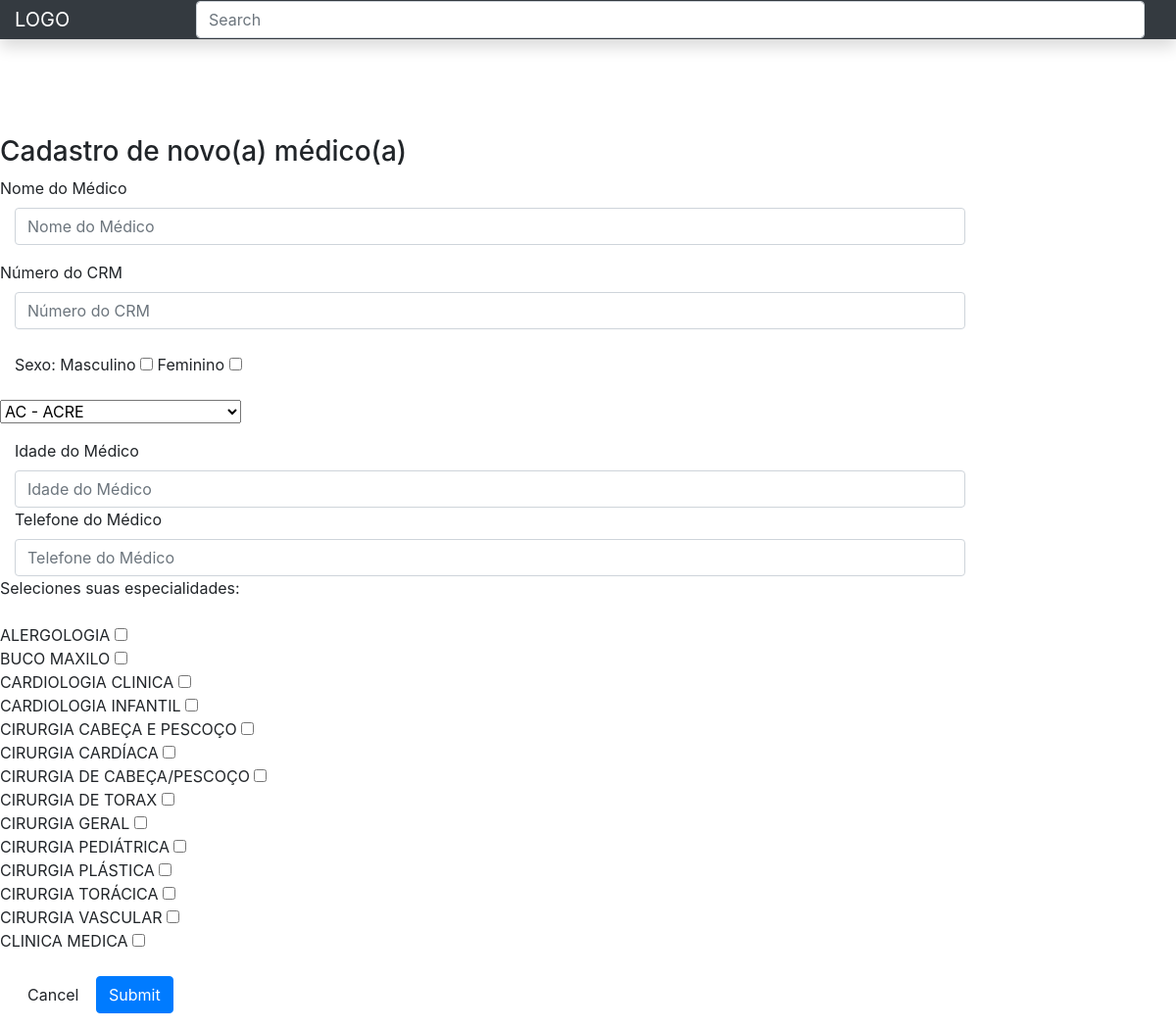
The page /index.php/welcome/create on the database its author committed.
### tables this page shows
CREATE TABLE IF NOT EXISTS `doc_especialidades` (
  `id` int(10) UNSIGNED NOT NULL AUTO_INCREMENT,
  `doc_users_id` int(11) NOT NULL,
  `especialidades` varchar(255) NOT NULL,
  `created_at` timestamp NULL DEFAULT NULL,
  `updated_at` timestamp NULL DEFAULT NULL,
  PRIMARY KEY (`id`),
  KEY `doc_users_id` (`doc_users_id`)
);

### application/controllers/Welcome.php (called while the page is built, shortened)
<?php
class Welcome extends CI_Controller {
	public function create()
	{
		$this->load->model('Doc_info');
		$doc_users_especialidade = $this->Doc_info->getEspecialidades();
		$doc_users_estados = $this->Doc_info->getEstados();
		$doc_users_cidades = $this->Doc_info->getCidades();
		$this->load->view('doc-form-newuser',['doc_users_especialidade' => $doc_users_especialidade,
											  'doc_users_estados' => $doc_users_estados,
											  'doc_users_cidades' => $doc_users_cidades,] );
	}
}

### index.php (called while the page is built, shortened)
<?php
require_once BASEPATH.'core/CodeIgniter.php';

### application/models/Doc_info.php (called while the page is built, shortened)
<?php
class Doc_info extends CI_Model{
    public function getEspecialidades(){
        $pegar_especialidades = $this->db->get('doc_especialidades');
            return $pegar_especialidades->result();
    }
    public function getEstados(){
        $doc_estados = array(
			'1' => 'AC - ACRE',
			'2' => 'AL - ALAGOAS',
			'3' => 'AP - AMAPÁ',
			'4' => 'AM - AMAZONAS',
			'5' => 'BA - BAHIA',
			'6' => 'CE - CEARÁ',
			'7' => 'DF - DISTRITO FEDERAL',
			'8' => 'ES - ESPÍRITO SANTO',
			'9' => 'RR - RORAIMA',
			'10' => 'GO - GOIÁS',
			'11' => 'MA - MARANHÃO',
			'12' => 'MT - MATO GROSSO',
			'13' => 'MS - MATO GROSSO DO SUL',
			'14' => 'MG - MINAS GERAIS',
			'15' => 'PA - PARÁ',
			'16' => 'PB - PARAÍBA',
			'17' => 'PR - PARANÁ',
			'18' => 'PE - PERNAMBUCO',
			'19' => 'PI - PIAUÍ',
			'20' => 'RJ - RIO DE JANEIRO',
			'21' => 'RN - RIO GRANDE DO NORTE',
			'22' => 'RS - RIO GRANDE DO SUL',
			'23' => 'RO - RONDÔNIA',
			'24' => 'TO - TOCANTINS',
			'25' => 'SC - SANTA CATARINA',
			'26' => 'SP - SÃO PAULO',
			'27' => 'SE - SERGIPE'
			);;
			return $doc_estados;
		}
    }
?>

### application/views/doc-form-newuser.php (the view, shortened to what this page needs)
<!DOCTYPE html>
<html lang="en">
<head>
    <link rel="stylesheet" href="<?php echo base_url('assets/bootstrap/css/bootstrap.min.css'); ?>">
    <link rel="stylesheet" href="<?php echo base_url('assets/css/nav-bar.css'); ?>">
</head>
<body>
    <br>
    <br>
    <br>
    <br>
    <h3>Cadastro de novo(a) médico(a) </h3>
    <?php echo form_open('Welcome/validarDados', ['action' => '' ,'method'=>'POST','class' => 'form-horizontal']); ?>
  <fieldset>
    <div class="form-group">
      <?php echo form_label('Nome do Médico', 'doc_nome', $attributes = array()); ?>
      <div class="col-lg-10">
        <?php echo form_input(['name'=>'doc_nome', 'placeholder' => 'Nome do Médico', 'class' => 'form-control']); ?>
    </div>
    </div>
    <div class="form-group">
      <?php echo form_label('Número do CRM', 'doc_crm', $attributes = array()); ?>
      <div class="col-lg-10">
       <?php echo form_input(['name'=>'doc_crm', 'placeholder' => 'Número do CRM', 'class' => 'form-control']); ?>
        <br>
        <div class="checkbox">
          <label>Sexo:
           Masculino <?php echo form_checkbox("doc_sexo", "Mascúlino", set_checkbox('doc_sexo', 'Masculíno')); ?>
           Feminino <?php echo form_checkbox("doc_sexo", "Feminíno", set_checkbox('doc_sexo', 'Feminíno')); ?>
         </label>
        </div>
      </div>
    </div>
    <div class="form-group">
    <select name="estados" id="estados" class="selectpicker" data-live-search="true">
    <?php if(count($doc_users_estados)): ?>
    <?php foreach ($doc_users_estados as  $doc_estado): ?>
  <option data-tokens="<?php echo $doc_estado?>"><?php echo $doc_estado ?></option>
    <?php endforeach; ?>
      <?php endif; ?>
      </select>
      </div>
    <div class="form-group">
      <label for="inputDocIdade" class="col-lg-2 control-label">Idade do Médico</label>
      <div class="col-lg-10">
        <?php echo form_input(['name'=>'doc_idade', 'placeholder' => 'Idade do Médico', 'class' => 'form-control']); ?>
      </div>
      <div class="form-group">
      <label for="inputDocTelefone" class="col-lg-2 control-label">Telefone do Médico</label>
      <div class="col-lg-10">
        <?php echo form_input(['name'=>'doc_telefone', 'placeholder' => 'Telefone do Médico', 'class' => 'form-control']); ?>
      </div>
      <div class="checkbox">
          <label>Seleciones suas especialidades:
            <br>
          <?php if(count($doc_users_especialidade )): ?>
          <?php foreach($doc_users_especialidade as $doc_user_especialidades): ?>
          <br><?php echo $doc_user_especialidades->especialidades ?>
          <?php echo form_checkbox("doc_especialidades[]", $doc_user_especialidades->especialidades); ?>
           <?php endforeach; ?>
          <?php else: ?>
          <?php endif; ?>
         </label>
        </div>
      </div>
    </div>
    <div class="form-group">
      <div class="col-lg-10 col-lg-offset-2">
        <button type="reset" class="btn btn-default"name="reset">Cancel</button>
        <?php echo form_submit('submit', 'Submit', array('class' => 'btn btn-primary', 'id' => 'submit')); ?>
      </div>
    </div>
  </fieldset>
<?php echo form_close(); ?>
</body>
</html>

### rows shown on the page
doc_especialidades: especialidades "ALERGOLOGIA"
doc_especialidades: especialidades "BUCO MAXILO"
doc_especialidades: especialidades "CARDIOLOGIA CLINICA"
doc_especialidades: especialidades "CARDIOLOGIA INFANTIL"
doc_especialidades: especialidades "CIRURGIA CABEÇA E PESCOÇO"
doc_especialidades: especialidades "CIRURGIA CARDÍACA"
doc_especialidades: especialidades "CIRURGIA DE CABEÇA/PESCOÇO"
doc_especialidades: especialidades "CIRURGIA DE TORAX"
doc_especialidades: especialidades "CIRURGIA GERAL"
doc_especialidades: especialidades "CIRURGIA PEDIÁTRICA"
doc_especialidades: especialidades "CIRURGIA PLÁSTICA"
doc_especialidades: especialidades "CIRURGIA TORÁCICA"
doc_especialidades: especialidades "CIRURGIA VASCULAR"
doc_especialidades: especialidades "CLINICA MEDICA"

### other values the page prints
form_label('Nome do Médico', 'doc_nome', $attributes = array()) "Nome do Médico"
form_label('Número do CRM', 'doc_crm', $attributes = array()) "Número do CRM"
form field estados "AC - ACRE"
